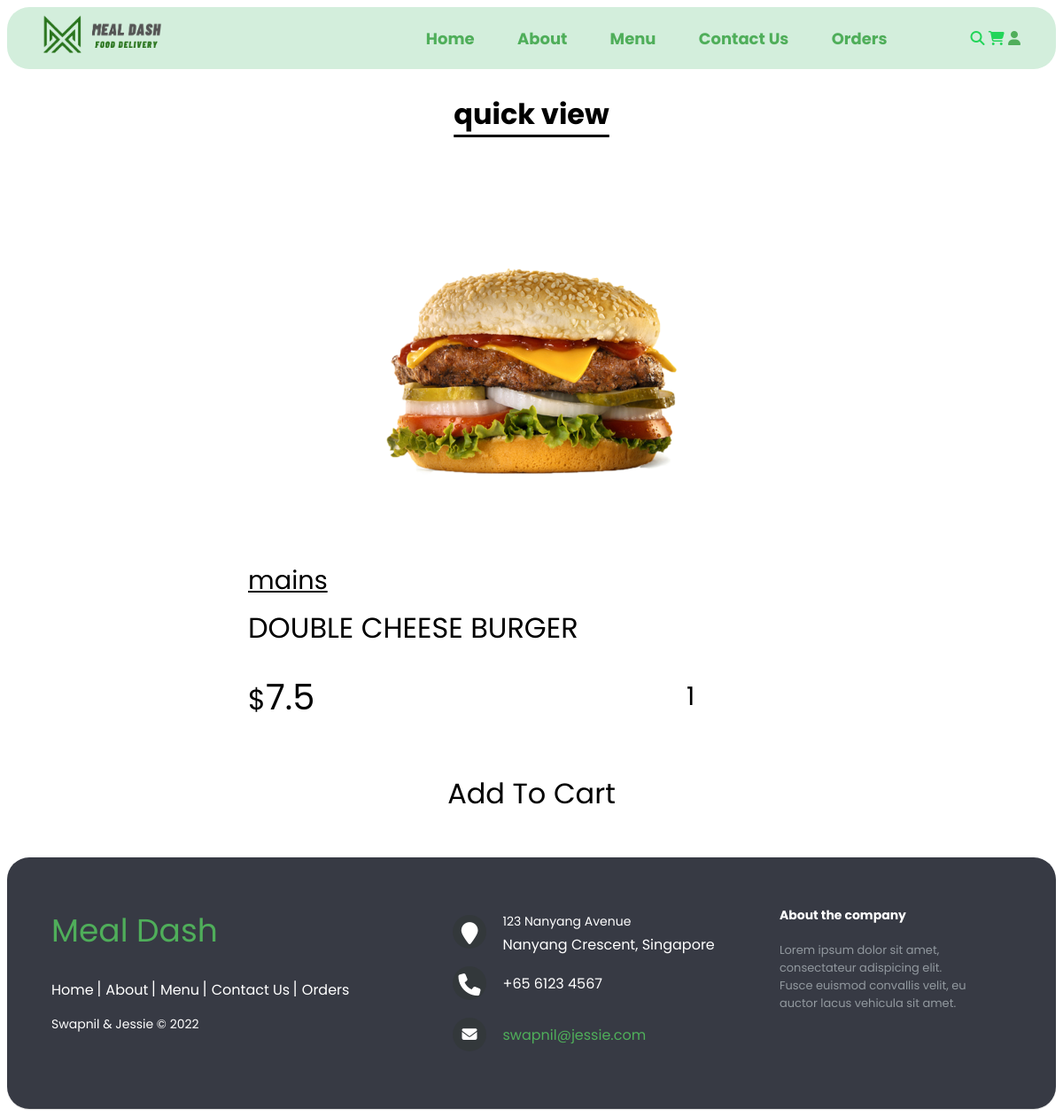
Page /quick_view.php?pid=1 on the earlier database version.
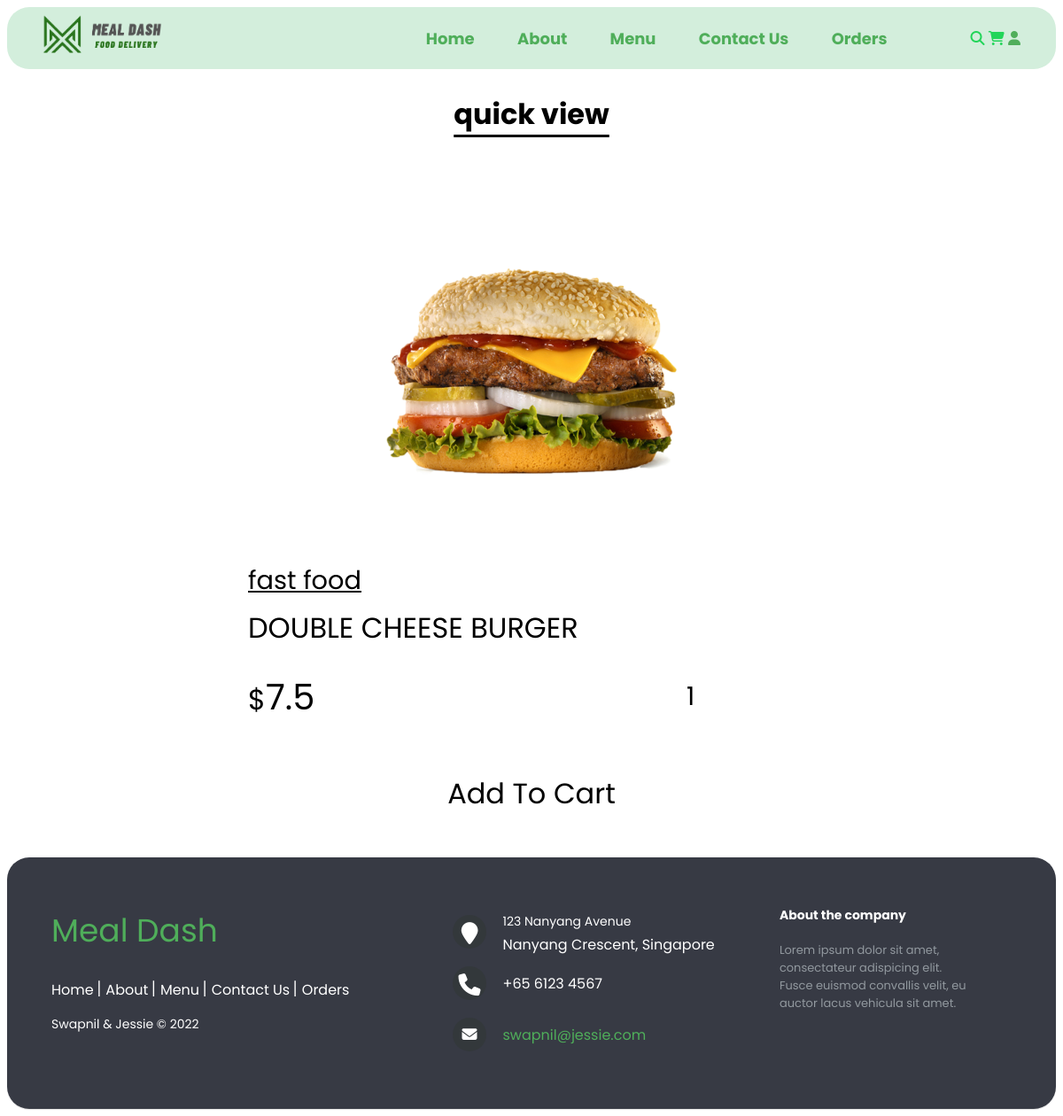
Same page on the later database version.
### tables this page shows
CREATE TABLE `products` (
  `id` int(100) UNSIGNED NOT NULL,
  `name` varchar(100) NOT NULL,
  `category` varchar(100) NOT NULL,
  `price` double(10,2) NOT NULL,
  `image` varchar(100) DEFAULT NULL
);

### quick_view.php (the view, shortened to what this page needs)
<!DOCTYPE html>
<html lang="en">
<head>
   <link rel="stylesheet" href="https://cdnjs.cloudflare.com/ajax/libs/font-awesome/6.1.1/css/all.min.css">
   <link rel="stylesheet" href="css/stylesheet.css">
</head>
<body>
<?php include 'components/nav_header.php'; ?>
<section class="quick-view">
   <h1 class="title">quick view</h1>
   <?php
      $pid = $_GET['pid'];
      $select_products = $conn->prepare("SELECT * FROM `products` WHERE id = ?");
      $select_products->execute([$pid]);
      if($select_products->rowCount() > 0){
         while($fetch_products = $select_products->fetch(PDO::FETCH_ASSOC)){
   ?>
   <form action="" method="post" class="box">
      <img src="uploaded_img/<?= $fetch_products['image']; ?>" alt="">
      <a href="category.php?category=<?= $fetch_products['category']; ?>" class="cat"><?= $fetch_products['category']; ?></a>
      <div class="name"><?= $fetch_products['name']; ?></div>
      <div class="flex">
         <div class="price"><span>$</span><?= $fetch_products['price']; ?></div>
         <input type="number" name="qty" class="qty" min="1" max="99" value="1" maxlength="2">
      </div>
      <button type="submit" name="add_to_cart" class="cart-btn">add to cart</button>
   </form>
   <?php
         }
      }else{
         echo '<p class="empty">no products added yet!</p>';
      }
   ?>
</section>
<?php include 'components/footer.php'; ?>
</body>
</html>

Differences in the rows shown:
changed products "DOUBLE CHEESE BURGER": category "mains" → "fast food"
